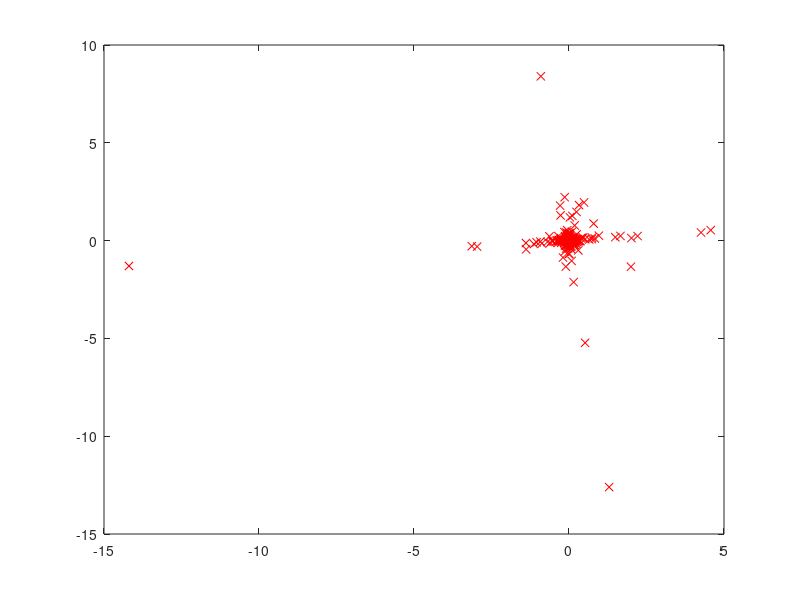

The MATLAB source for this figure: (Note: this script raises an error after producing the figure.)
rand('seed', 1e5)
randn('seed', 1e5);
ndata = 300;
niters = 100;

latentDim = 4;
dataDim = 4;

trueA = [round(randn(dataDim, latentDim)*40)/10];
trueBeta = 1;

tauSample = gamrnd(0.5, 0.5, ndata, latentDim);
sSample = randn(ndata, latentDim)./sqrt(tauSample);
X = sSample*trueA' + randn(ndata, dataDim)/sqrt(trueBeta);
%pre whiten data
[q, s] = eig(cov(X));
whiteningMatrix = q*diag(1./sqrt(diag(s)));
whiteX = X*whiteningMatrix;

trueMix = (trueA'*whiteningMatrix)';

%X = X./nrepmat(std(X), 1, size(X, 1));

plot(whiteX(:, 1), whiteX(:, 2), 'rx')

% X = zero meaned data;

ndata = size(whiteX, 1);
dataDim = size(whiteX, 2);
%latentDim = dataDim;

%A = mixing Weights - Matrix of dataDim Rows, latentDim Columns;
A = randn(dataDim, latentDim);

% tau = latent noise precision - Matrix of ndata Rows, latentDim Columns;
tau = rand(ndata, latentDim);

% beta = output Noise - Scalar;
beta = 1;
%tau = tauSample;
%beta = trueBeta;
%A = trueA;
%sbar = sSample;
%[sbar, Sigma_beta_s] = updatelatent(X, A, tau, beta);
counter = 1;
Astore = A(:)';
betaStore = beta;
for i = 1:niters
  for j = 1:1
    for k = 1:10
      [sbar, Sigma_beta_s] = updatelatent(whiteX, A, tau, beta);
      A = updateA(sbar, Sigma_beta_s, whiteX);
    
    end
    beta = updatebeta(sbar, Sigma_beta_s, whiteX, A); 
    %disp(beta)
  end
  counter = counter + 1;
  Astore(counter, :) = A(:)';
  betaStore(counter) = beta;
  tau = mackay_updatetau(sbar, Sigma_beta_s, tau);
  %disp(tau)
  subplot(2, 1, 1)
  plot(Astore)
  subplot(2, 1, 2)
  plot(log10(betaStore))
  drawnow
end








